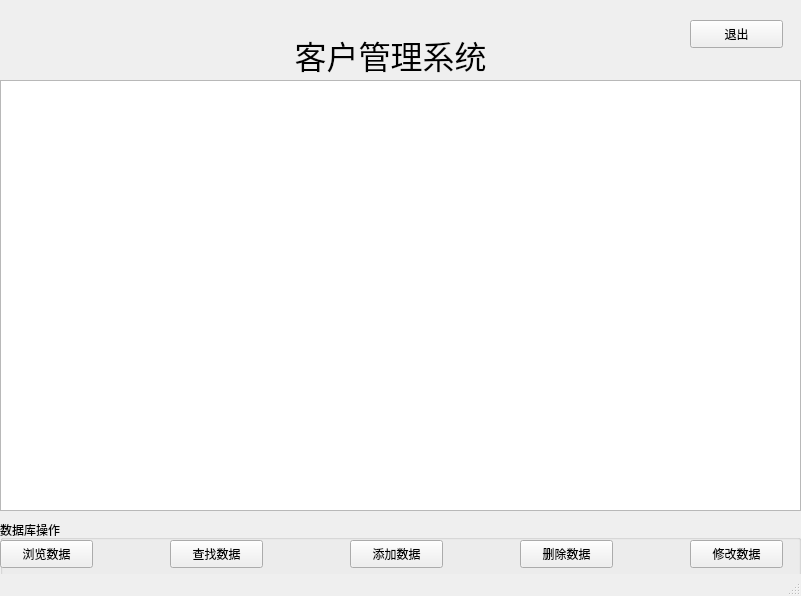
<?xml version="1.0" encoding="UTF-8"?>
<ui version="4.0">
 <class>MainWindow</class>
 <widget class="QMainWindow" name="MainWindow">
  <property name="geometry">
   <rect>
    <x>0</x>
    <y>0</y>
    <width>801</width>
    <height>596</height>
   </rect>
  </property>
  <property name="windowTitle">
   <string>客户管理系统</string>
  </property>
  <widget class="QWidget" name="centralwidget">
   <widget class="QGroupBox" name="groupBox">
    <property name="geometry">
     <rect>
      <x>0</x>
      <y>520</y>
      <width>801</width>
      <height>81</height>
     </rect>
    </property>
    <property name="title">
     <string>数据库操作</string>
    </property>
    <widget class="QPushButton" name="pushButton">
     <property name="geometry">
      <rect>
       <x>0</x>
       <y>20</y>
       <width>93</width>
       <height>28</height>
      </rect>
     </property>
     <property name="text">
      <string>浏览数据</string>
     </property>
    </widget>
    <widget class="QPushButton" name="pushButton_2">
     <property name="geometry">
      <rect>
       <x>170</x>
       <y>20</y>
       <width>93</width>
       <height>28</height>
      </rect>
     </property>
     <property name="text">
      <string>查找数据</string>
     </property>
    </widget>
    <widget class="QPushButton" name="pushButton_3">
     <property name="geometry">
      <rect>
       <x>350</x>
       <y>20</y>
       <width>93</width>
       <height>28</height>
      </rect>
     </property>
     <property name="text">
      <string>添加数据</string>
     </property>
    </widget>
    <widget class="QPushButton" name="pushButton_4">
     <property name="geometry">
      <rect>
       <x>520</x>
       <y>20</y>
       <width>93</width>
       <height>28</height>
      </rect>
     </property>
     <property name="text">
      <string>删除数据</string>
     </property>
    </widget>
    <widget class="QPushButton" name="pushButton_6">
     <property name="geometry">
      <rect>
       <x>690</x>
       <y>20</y>
       <width>93</width>
       <height>28</height>
      </rect>
     </property>
     <property name="text">
      <string>修改数据</string>
     </property>
    </widget>
   </widget>
   <widget class="QLabel" name="label">
    <property name="geometry">
     <rect>
      <x>260</x>
      <y>-20</y>
      <width>261</width>
      <height>151</height>
     </rect>
    </property>
    <property name="font">
     <font>
      <family>宋体</family>
      <pointsize>24</pointsize>
     </font>
    </property>
    <property name="text">
     <string>&lt;html&gt;&lt;head/&gt;&lt;body&gt;&lt;p align=&quot;center&quot;&gt;客户管理系统&lt;/p&gt;&lt;/body&gt;&lt;/html&gt;</string>
    </property>
   </widget>
   <widget class="QTextBrowser" name="textBrowser">
    <property name="geometry">
     <rect>
      <x>0</x>
      <y>80</y>
      <width>801</width>
      <height>431</height>
     </rect>
    </property>
   </widget>
   <widget class="QPushButton" name="pushButton_5">
    <property name="geometry">
     <rect>
      <x>690</x>
      <y>20</y>
      <width>93</width>
      <height>28</height>
     </rect>
    </property>
    <property name="text">
     <string>退出</string>
    </property>
   </widget>
  </widget>
  <widget class="QStatusBar" name="statusbar"/>
 </widget>
 <resources/>
 <connections/>
</ui>
